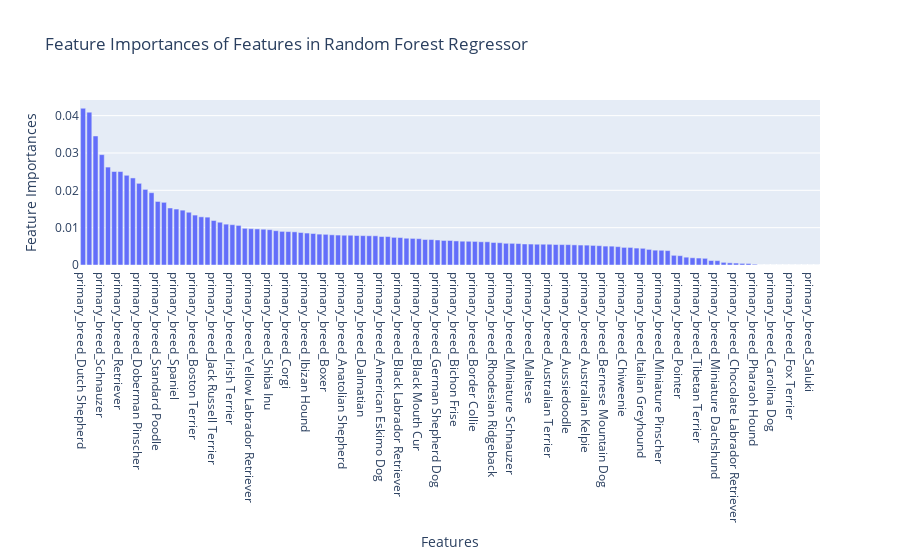

Notebook code for this chart:
### Code cell
# plot feature importance
px.bar(x=x_feat_list_breeds, y=feature_importances, title='Feature Importances of Features in Random Forest Regressor', labels={'x': 'Features', 'y':'Feature Importances'}).update_xaxes(categoryorder='total descending')

### Figure 1 — Plotly figure (JSON) as saved in the notebook; plotly's stock layout.template omitted (floating-point values rounded to 4 significant figures)
{"data": [{"alignmentgroup": "True", "hovertemplate": "Features=%{x}<br>Feature Importances=%{y}<extra></extra>", "legendgroup": "", "marker": {"color": "#636efa", "pattern": {"shape": ""}}, "name": "", "offsetgroup": "", "orientation": "v", "showlegend": false, "textposition": "auto", "type": "bar", "x": ["primary_breed_Affenpinscher", "primary_breed_Alaskan Malamute", "primary_breed_American Bulldog", "primary_breed_American Bully", "primary_breed_American Eskimo Dog", "primary_breed_American Staffordshire Terrier", "primary_breed_Anatolian Shepherd", "primary_breed_Aussiedoodle", "primary_breed_Australian Cattle Dog / Blue Heeler", "primary_breed_Australian Kelpie", "primary_breed_Australian Shepherd", "primary_breed_Australian Terrier", "primary_breed_Basset Hound", "primary_breed_Beagle", "primary_breed_Belgian Shepherd / Malinois", "primary_breed_Bernese Mountain Dog", "primary_breed_Bichon Frise", "primary_breed_Black Labrador Retriever", "primary_breed_Black Mouth Cur", "primary_breed_Bloodhound", "primary_breed_Blue Lacy", "primary_breed_Border Collie", "primary_breed_Border Terrier", "primary_breed_Boston Terrier", "primary_breed_Boxer", "primary_breed_Brussels Griffon", "primary_breed_Cairn Terrier", "primary_breed_Carolina Dog", "primary_breed_Catahoula Leopard Dog", "primary_breed_Cattle Dog", "primary_breed_Cavalier King Charles Spaniel", "primary_breed_Chihuahua", "primary_breed_Chinese Crested Dog", "primary_breed_Chiweenie", "primary_breed_Chocolate Labrador Retriever", "primary_breed_Chow Chow", "primary_breed_Cocker Spaniel", "primary_breed_Collie", "primary_breed_Coonhound", "primary_breed_Corgi", "primary_breed_Dachshund", "primary_breed_Dalmatian", "primary_breed_Doberman Pinscher", "primary_breed_Dogo Argentino", "primary_breed_Dutch Shepherd", "primary_breed_English Bulldog", "primary_breed_English Coonhound", "primary_breed_English Setter", "primary_breed_English Shepherd", "primary_breed_Entlebucher", "primary_breed_Feist", "primary_breed_Flat-Coated Retriever", "primary_breed_Fox Terrier", "primary_breed_Foxhound", "primary_breed_French Bulldog", "primary_breed_German Shepherd Dog", "primary_breed_German Wirehaired Pointer", "primary_breed_Golden Retriever", "primary_breed_Goldendoodle", "primary_breed_Great Dane", "primary_breed_Great Pyrenees", "primary_breed_Greyhound", "primary_breed_Hound", "primary_breed_Husky", "primary_breed_Ibizan Hound", "primary_breed_Icelandic Sheepdog", "primary_breed_Irish Terrier", "primary_breed_Italian Greyhound", "primary_breed_Jack Russell Terrier", "primary_breed_Japanese Chin", "primary_breed_Labradoodle", "primary_breed_Labrador Retriever", "primary_breed_Lhasa Apso", "primary_breed_Maltese", "primary_breed_Maltipoo", "primary_breed_Mastiff", "primary_breed_Miniature Dachshund", "primary_breed_Miniature Pinscher", "primary_breed_Miniature Poodle", "primary_breed_Miniature Schnauzer", "primary_breed_Mixed Breed", "primary_breed_Mountain Cur", "primary_breed_Newfoundland Dog", "primary_breed_Norfolk Terrier", "primary_breed_Old English Sheepdog", "primary_breed_Parson Russell Terrier", "primary_breed_Patterdale Terrier / Fell Terrier", "primary_breed_Pekingese", "primary_breed_Pharaoh Hound", "primary_breed_Pit Bull Terrier", "primary_breed_Pointer", "primary_breed_Pomeranian", "primary_breed_Poodle", "primary_breed_Pug", "primary_breed_Rat Terrier", "primary_breed_Retriever", "primary_breed_Rhodesian Ridgeback", "primary_breed_Rottweiler", "primary_breed_Saluki", "primary_breed_Schnauzer", "primary_breed_Shar-Pei", "primary_breed_Shepherd", "primary_breed_Shetland Sheepdog / Sheltie", "primary_breed_Shiba Inu", "primary_breed_Shih Tzu", "primary_breed_Siberian Husky", "primary_breed_Spaniel", "primary_breed_Staffordshire Bull Terrier", "primary_breed_Standard Poodle", "primary_breed_Terrier", "primary_breed_Tibetan Terrier", "primary_breed_Vizsla", "primary_breed_Weimaraner", "primary_breed_Whippet", "primary_breed_White German Shepherd", "primary_breed_Wirehaired Terrier", "primary_breed_Xoloitzcuintli / Mexican Hairless", "primary_breed_Yellow Labrador Retriever", "primary_breed_Yorkshire Terrier"], "xaxis": "x", "y": [0.008436, 0.005391, 0.02402, 0.006216, 0.007623, 0.03455, 0.007969, 0.005456, 0.008018, 0.005322, 0.02025, 0.005556, 0.005811, 0.007968, 0.01469, 0.005062, 0.006446, 0.007352, 0.007053, 0.00637, 0.004706, 0.006315, 0, 0.01337, 0.008214, 0, 0.002592, 0, 0.007901, 0.009582, 0.007123, 0.01145, 0.001789, 0.004716, 0.0005168, 0.009662, 0.0129, 0.009003, 0, 0.008948, 0.008881, 0.007864, 0.02187, 0, 0.04198, 0.01094, 0.001933, 0.005631, 0.009825, 0.005047, 0.0007072, 0.007406, 0, 0.008269, 0.01413, 0.006703, 0.006814, 0.02504, 0.005565, 0.002095, 0.006352, 0.005566, 0.02622, 0.005743, 0.008553, 0.04093, 0.0108, 0.004472, 0.01192, 0.005246, 0, 0.01527, 0.001204, 0.005611, 0.008697, 0.004535, 0.001165, 0.003946, 0.01678, 0.005801, 0.0106, 0.0004038, 0.003972, 0.006575, 0.007821, 0, 0.006218, 0.005468, 0.000205, 0.008084, 0.002496, 0.009182, 0.005966, 0.006571, 0.02331, 0.02502, 0.006031, 0.004178, 0, 0.02955, 0.005343, 0.005177, 0.0005811, 0.009463, 0.01937, 0.007831, 0.01499, 0.007168, 0.01702, 0.007617, 0.001864, 0.0004279, 0.003855, 0.006826, 0.01282, 0, 0.004919, 0.009724, 0.005491], "yaxis": "y"}], "layout": {"barmode": "relative", "legend": {"tracegroupgap": 0}, "title": {"text": "Feature Importances of Features in Random Forest Regressor"}, "xaxis": {"anchor": "y", "categoryorder": "total descending", "domain": [0, 1], "title": {"text": "Features"}}, "yaxis": {"anchor": "x", "domain": [0, 1], "title": {"text": "Feature Importances"}}}}
